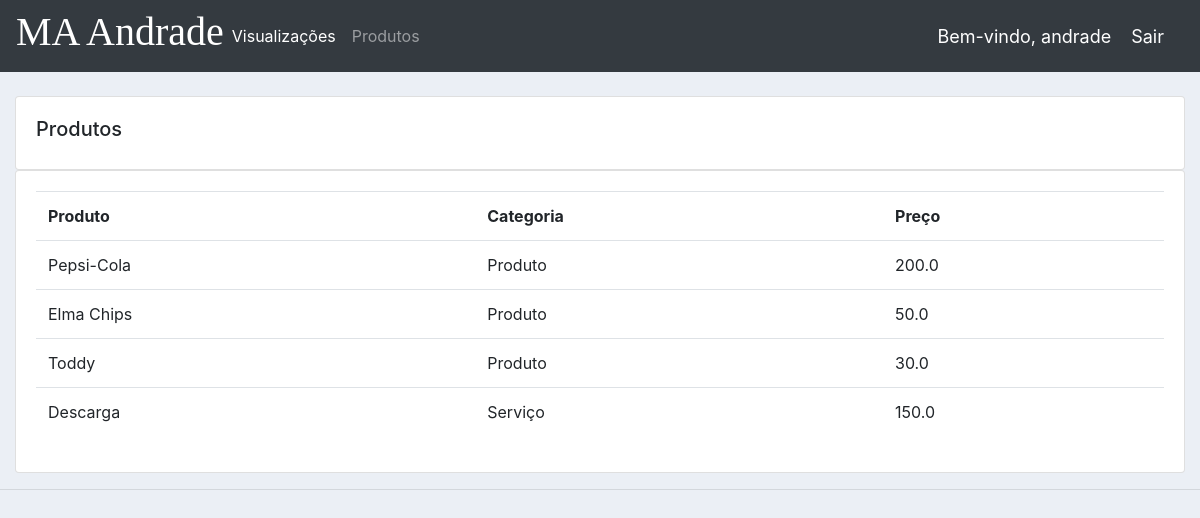
Screenshot of /products/ (signed in) with the database file from the repository.
### accounts/models.py (models this page shows, shortened)
class Product(models.Model):
	CATEGORY = (
			('Produto', 'Produto'),
			('Serviço', 'Serviço'),
			)
	name = models.CharField(max_length=200, null=True)
	price = models.FloatField(null=True)
	category = models.CharField(max_length=200, null=True, choices=CATEGORY)
	description = models.CharField(max_length=200, null=True, blank=True)
	date_created = models.DateTimeField(auto_now_add=True, null=True)
	tags = models.ManyToManyField(Tag)

### accounts/decorators.py (the view)
		def wrapper_func(request, *args, **kwargs):
			group = None
			if request.user.groups.exists():
				group = request.user.groups.all()[0].name
			if group in allowed_roles:
				return view_func(request, *args, **kwargs)
			else:
				return HttpResponse('You are not authorized to view this page')

### accounts/views.py (called while the page is built)
@login_required(login_url='login')
@allowed_users(allowed_roles=['admin'])
def products(request):
	products = Product.objects.all()
	return render(request, 'accounts/products.html', {'products':products})

### accounts/templates/accounts/products.html
{%  extends 'accounts/main.html' %}
{% block content %}
		<br>
		<div class="row">
			<div class="col-md">
				<div class="card card-body">
					<h5>Produtos</h5>
				</div>
				<div class="card card-body">
					<table class="table">
						<tr>
							<th>Produto</th>
							<th>Categoria</th>
							<th>Preço</th>
						</tr>
						{% for i in products %}
							<tr>
								<td>{{i.name}}</td>
								<td>{{i.category}}</td>
								<td>{{i.price}}</td>
							</tr>
						{% endfor %}
					</table>
				</div>
			</div>
		</div>
{% endblock content %}

### accounts/templates/accounts/navbar.html (shortened to what this page needs)
{% load static %}
<nav class="navbar navbar-expand-lg navbar-dark bg-dark">
  <h1 id="logo">MA Andrade</h1>
  <div class="collapse navbar-collapse" id="navbarNav">
    <ul class="navbar-nav">
      {% if request.user.is_staff %}
      <li class="nav-item active">
        <a class="nav-link" href="{% url 'home' %}">Visualizações</a>
      </li>
      <li class="nav-item">
        <a class="nav-link" href="{% url 'products' %}">Produtos</a>
      </li>
      {% else %}
      <li class="nav-item">
        <a class="nav-link" href="{% url 'account' %}">Configurações</a>
      </li>
      {% endif %}
    </ul>
  </div>
  <span class="hello-msg">Bem-vindo, {{request.user}}</span>
  <span><a class="hello-msg" href="{% url 'logout' %}">Sair</a></span>
</nav>

### static/css/main.css (style rules this page uses)
body { background-color: #ebeff5; }

### accounts/templates/accounts/navbar.html (style rules this page uses)
.hello-msg { font-size: 18px; color: #fff; margin-right: 20px; }
#logo { font-family: 'Cookie', cursive; color: #fff }

### rows the page displays
Product: name "Pepsi-Cola", category "Produto", price "200.0"
Product: name "Elma Chips", category "Produto", price "50.0"
Product: name "Toddy", category "Produto", price "30.0"
Product: name "Descarga", category "Serviço", price "150.0"

### other values shown
{{ request.user }} "andrade"
